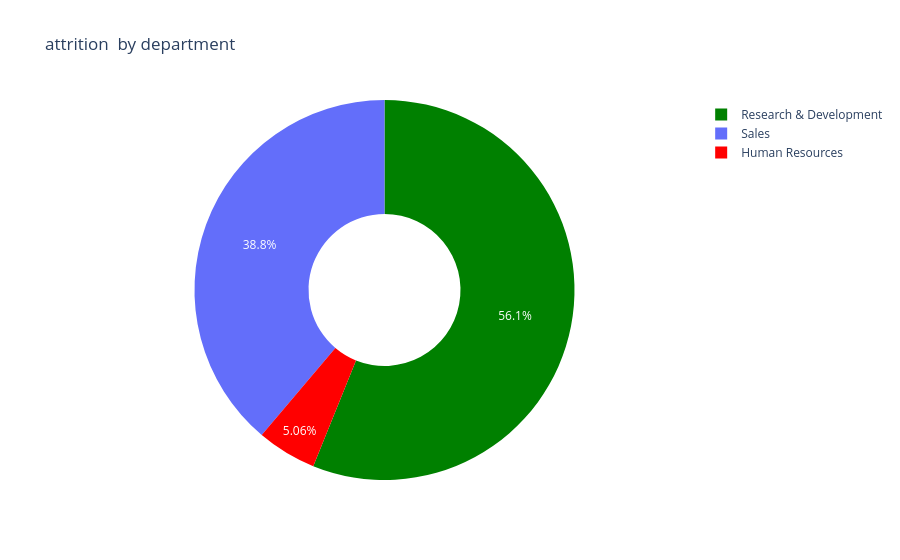

Write notebook code for a chart like this one.
### Code cell
fig =  go.Figure(data = [go.Pie(
    labels = attrition_by_dept['Department'],
    values = attrition_by_dept['count'],
    hole = 0.4,
    marker = dict(colors = ['red','green']),
    textposition =  'inside'
)])
#update the  layout  
fig.update_layout(title  = "attrition  by department")

# show the chart 
fig.show()

### Figure 1 — Plotly figure (JSON) as saved in the notebook; plotly's stock layout.template omitted (floating-point values rounded to 4 significant figures)
{"data": [{"hole": 0.4, "labels": ["Human Resources", "Research & Development", "Sales"], "marker": {"colors": ["red", "green"]}, "textposition": "inside", "type": "pie", "values": [12, 133, 92]}], "layout": {"title": {"text": "attrition  by department"}}}
